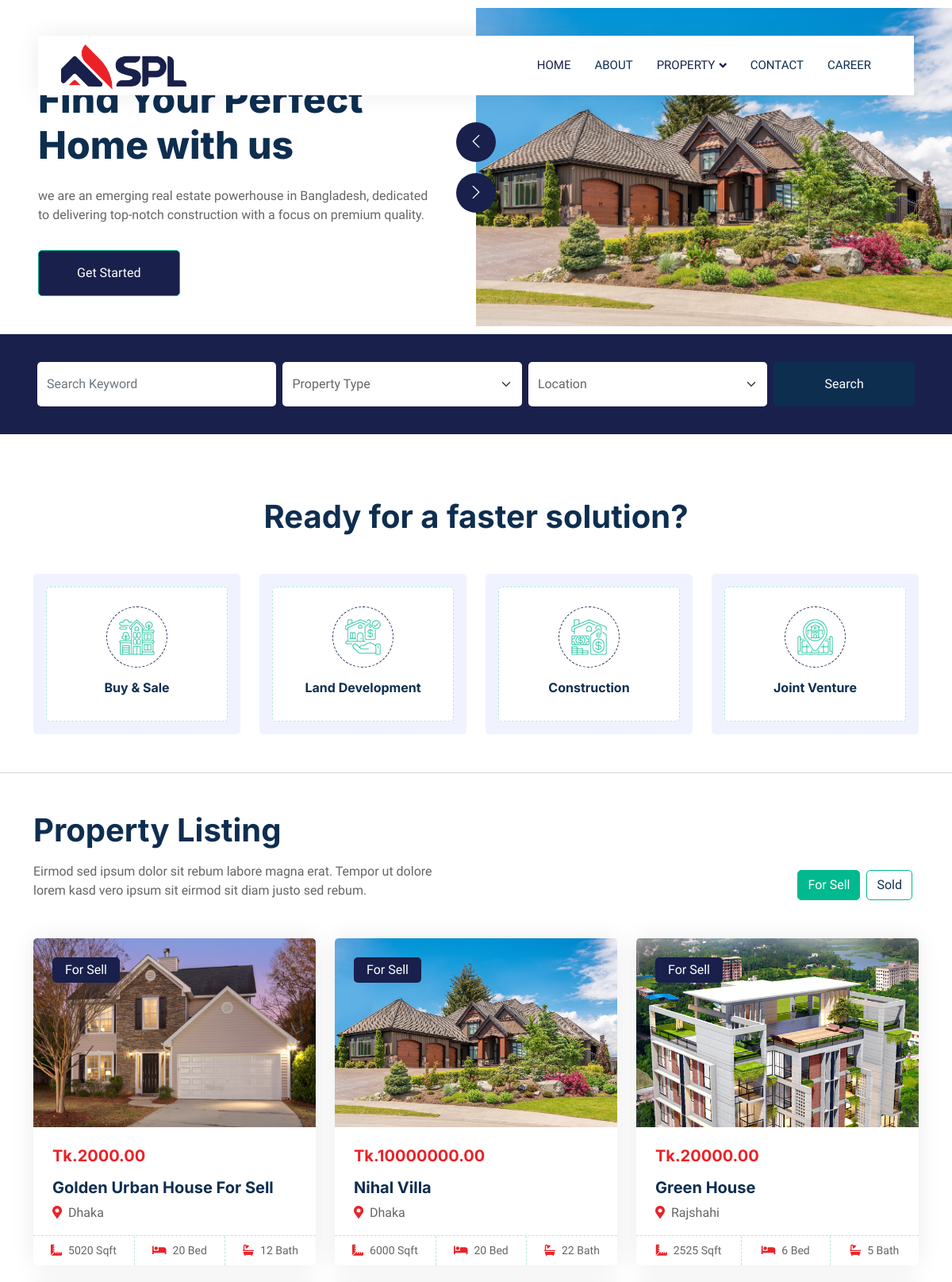
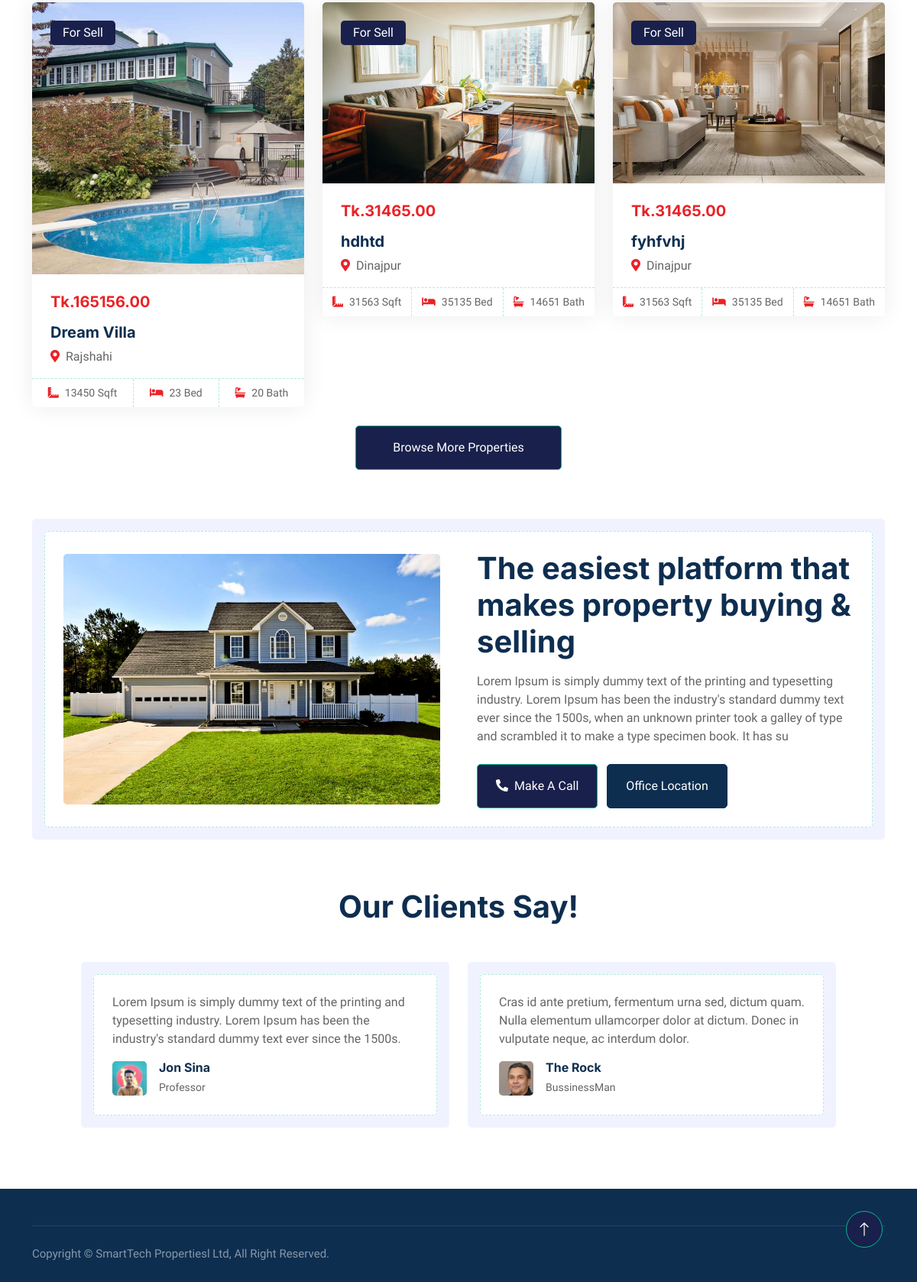
The page / on the database its author committed (2 pictures, top to bottom).
### properties/models.py (models this page shows, shortened)
class Home_Header(models.Model):
    title = models.CharField(max_length=255)
    subtitle = models.TextField()
    carousel_images = models.ManyToManyField('Home_HeaderImage')

class Home_HeaderImage(models.Model):
    image = models.ImageField(upload_to='header_images')

class Property(models.Model):
    PROPERTY_TYPES = [
        ('sell', 'For Sell'),
        ('sold', 'Sold'),
    ]
    title = models.CharField(max_length=100)
    property_type = models.CharField(max_length=4, choices=PROPERTY_TYPES, default='sell')
    price = models.DecimalField(max_digits=10, decimal_places=2)
    location = models.CharField(max_length=255)
    image = models.ImageField(upload_to='property_images/')
    size_sqft = models.IntegerField()
    bedrooms = models.IntegerField()
    bathrooms = models.IntegerField()

class Home_CallToAction(models.Model):
    image = models.ImageField(upload_to='cta_images')
    title = models.CharField(max_length=255)
    description = models.TextField(max_length=255)

class Home_Testimonial(models.Model):
    text = models.TextField(max_length=200)
    author_name = models.CharField(max_length=255)
    author_designation = models.CharField(max_length=255)
    author_image = models.ImageField(upload_to='testimonial_images')

### properties/views.py (the view)
# urls.py: path('', views.home, name="home"),
def home(request):
    header = Home_Header.objects.first()
    header_images = Home_HeaderImage.objects.all()
    properties = Property.objects.all()
    call_to_action = Home_CallToAction.objects.first()
    testimonials = Home_Testimonial.objects.all()
    for_sell_properties = properties.filter(property_type='sell')[:6]
    additional_sell_properties = properties.filter(property_type='sell')[6:]
    sold_properties = properties.filter(property_type='sold')[:6]
    unique_location_dicts = Property.objects.values('location').distinct()
    unique_locations = [loc['location'] for loc in unique_location_dicts]
    title = request.GET.get('title', '')
    property_type = request.GET.get('property_type', '')
    location = request.GET.get('location', '')
    try:
        if title or property_type or location:
            search_input = True
        else:
            search_input = False
        if title:
            properties = properties.filter(title__icontains=title)
        if property_type:
            properties = properties.filter(property_type=property_type)
        if location:
            properties = properties.filter(location__icontains=location)
    except Exception as e:
        print(f"Error while filtering properties: {e}")
    for_sell_properties = properties.filter(property_type='sell')[:6]
    additional_sell_properties = properties.filter(property_type='sell')[6:]
    sold_properties = properties.filter(property_type='sold')[:6]
    context = {
        'header': header,
        'header_images': header_images,
        'for_sell_properties': for_sell_properties,
        'additional_sell_properties': additional_sell_properties,
        'sold_properties': sold_properties,
        'call_to_action': call_to_action,
        'testimonials': testimonials,
        'unique_locations': unique_locations,
        'search_input': search_input,
        'search_title': title,
        'search_property_type': property_type,
        'search_location': location,
    }
    return render(request, 'properties/home.html', context)

### properties/templates/properties/home.html (shortened to what this page needs)
{% extends "properties/base.html" %}
{% block body %}
{% load static %}
    <div class="container-fluid header bg-white p-0">
        <div class="row g-0 align-items-center flex-column-reverse flex-md-row">
            <div class="col-md-6 p-5 mt-lg-5">
                <h1 class="display-5 animated fadeIn mb-4">{{ header.title }}</h1>
                <p class="animated fadeIn mb-4 pb-2">{{ header.subtitle }}</p>
                <a href="{% url 'contact' %}" class="btn btn-primary py-3 px-5 me-3 animated fadeIn">Get Started</a>
            </div>
            <div class="col-md-6 animated fadeIn">
                <div class="owl-carousel header-carousel">
                    {% for image in header.carousel_images.all %}
                    <div class="owl-carousel-item">
                        <img class="img-fluid" src="{{ image.image.url }}" alt="{{ image.alt_text }}">
                    </div>
                    {% endfor %}
                </div>
            </div>
        </div>
    </div>
     <div class="container-fluid bg-primary mb-5 wow fadeIn" data-wow-delay="0.1s" style="padding: 35px;">
        <div class="container">
            <form method="GET" action="{% url 'home' %}">
                <div class="row g-2">
                    <div class="col-md-10">
                            <div class="row g-2">
                                <div class="col-md-4">
                                    <input type="text" class="form-control border-0 py-3" placeholder="Search Keyword" name="title">
                                </div>
                                <div class="col-md-4">
                                    <select class="form-select border-0 py-3" name="property_type">
                                        <option value="" selected>Property Type</option>
                                    </select>
                                </div>
                                <div class="col-md-4">
                                    <select class="form-select border-0 py-3" name="location">
                                        <option value="" selected>Location</option>
                                    </select>
                                </div>
                            </div>
                    </div>
                    <div class="col-md-2">
                        <button class="btn btn-dark border-0 w-100 py-3">Search</button>
                    </div>
                </div>
            </form>
        </div>
    </div>
    <div class="container-xxl py-5">
        <div class="container">
            <div class="text-center mx-auto mb-5 wow fadeInUp" data-wow-delay="0.1s" style="max-width: 600px;">
                <h1 class="mb-3">Ready for a faster solution?</h1>
            </div>
            <div class="row g-4">
                <div class="col-lg-3 col-sm-6 wow fadeInUp" data-wow-delay="0.1s">
                    <a class="cat-item d-block bg-light text-center rounded p-3" href="">
                        <div class="rounded p-4">
                            <div class="icon mb-3">
                                <img class="img-fluid" src={% static "img/icon-apartment.png"%} alt="Icon">
                            </div>
                            <h6>Buy & Sale</h6>
                        </div>
                    </a>
                </div>
                <div class="col-lg-3 col-sm-6 wow fadeInUp" data-wow-delay="0.3s">
                    <a class="cat-item d-block bg-light text-center rounded p-3" href="">
                        <div class="rounded p-4">
                            <div class="icon mb-3">
                                <img class="img-fluid" src={% static "img/icon-villa.png"%} alt="Icon">
                            </div>
                            <h6>Land Development</h6>
                        </div>
                    </a>
                </div>
                <div class="col-lg-3 col-sm-6 wow fadeInUp" data-wow-delay="0.5s">
                    <a class="cat-item d-block bg-light text-center rounded p-3" href="">
                        <div class="rounded p-4">
                            <div class="icon mb-3">
                                <img class="img-fluid" src={% static "img/icon-house.png"%} alt="Icon">
                            </div>
                            <h6>Construction</h6>
                        </div>
                    </a>
                </div>
                <div class="col-lg-3 col-sm-6 wow fadeInUp" data-wow-delay="0.7s">
                    <a class="cat-item d-block bg-light text-center rounded p-3" href="">
                        <div class="rounded p-4">
                            <div class="icon mb-3">
                                <img class="img-fluid" src={% static "img/icon-housing.png"%} alt="Icon">
                            </div>
                            <h6>Joint Venture</h6>
                        </div>
                    </a>
                </div>
            </div>
        </div>
    </div>
    <hr>
<div class="container-xxl py-5">
    <div class="container">
        <div class="row g-0 gx-5 align-items-end">
            <div class="col-lg-6">
                <div class="text-start mx-auto mb-5 wow slideInLeft" data-wow-delay="0.1s">
                    <h1 class="mb-3">Property Listing</h1>
                    <p>Eirmod sed ipsum dolor sit rebum labore magna erat. Tempor ut dolore lorem kasd vero ipsum sit eirmod sit diam justo sed rebum.</p>
                </div>
            </div>
            <div class="col-lg-6 text-start text-lg-end wow slideInRight" data-wow-delay="0.1s">
                <ul class="nav nav-pills d-inline-flex justify-content-end mb-5">
                    <li class="nav-item me-2">
                        <a class="btn btn-outline-primary active" data-bs-toggle="pill" href="#tab-1">For Sell</a>
                    </li>
                    <li class="nav-item me-2">
                        <a class="btn btn-outline-primary" data-bs-toggle="pill" href="#tab-2">Sold</a>
                    </li>
                </ul>
            </div>
        </div>
        <div class="tab-content">
            <div id="tab-1" class="tab-pane fade show p-0 active">
                <div class="row g-4" id="property-list">
                    {% for property in for_sell_properties %}
                    <div class="col-lg-4 col-md-6 wow fadeInUp" data-wow-delay="0.1s">
                        <div class="property-item rounded overflow-hidden">
                            <div class="position-relative overflow-hidden">
                                <a href="{% url 'property_detail' property.id %}">
                                    <img class="img-fluid" src="{{ property.image.url }}" alt="">
                                </a>
                                <div class="bg-primary rounded text-white position-absolute start-0 top-0 m-4 py-1 px-3">
                                    For Sell
                                </div>
                            </div>
                            <div class="p-4 pb-0">
                                <h5 class="text-primary mb-3">Tk.{{ property.price }}</h5>
                                <a class="d-block h5 mb-2" href="{% url 'property_detail' property.id %}">{{ property.title }}</a>
                                <p><i class="fa fa-map-marker-alt text-primary me-2"></i>{{ property.location }}</p>
                            </div>
                            <div class="d-flex border-top">
                                <small class="flex-fill text-center border-end py-2"><i class="fa fa-ruler-combined text-primary me-2"></i>{{ property.size_sqft }} Sqft</small>
                                <small class="flex-fill text-center border-end py-2"><i class="fa fa-bed text-primary me-2"></i>{{ property.bedrooms }} Bed</small>
                                <small class="flex-fill text-center py-2"><i class="fa fa-bath text-primary me-2"></i>{{ property.bathrooms }} Bath</small>
                            </div>
                        </div>
                    </div>
                    {% endfor %}
                </div>
                {% if additional_sell_properties %}
                <div class="col-12 text-center">
                    <button id="browse-more-btn" class="btn btn-primary py-3 px-5 mt-4">Browse More Properties</button>
                </div>
                {% endif %}
            </div>
        </div>
    </div>
</div>
    <div class="container-xxl py-5">
        <div class="container">
            <div class="bg-light rounded p-3">
                <div class="bg-white rounded p-4" style="border: 1px dashed rgba(0, 185, 142, .3)">
                    <div class="row g-5 align-items-center">
                        <div class="col-lg-6 wow fadeIn" data-wow-delay="0.1s">
                            <img class="img-fluid rounded w-100" src="{{  call_to_action.image.url }}" alt="">
                        </div>
                        <div class="col-lg-6 wow fadeIn" data-wow-delay="0.5s">
                            <div class="mb-4">
                                <h1 class="mb-3">{{ call_to_action.title }}</h1>
                                <p>{{ call_to_action.description }}</p>
                            </div>
                            <a href="tel:+8801711251505" class="btn btn-primary py-3 px-4 me-2"><i class="fa fa-phone-alt me-2"></i>Make A Call</a>
                            <a href="https://maps.app.goo.gl/yp96Fv7FaGauhRNE9" class="btn btn-dark py-3 px-4" target="_blank">Office Location</a>
                        </div>
                    </div>
                </div>
            </div>
        </div>
    </div>
<div class="container-xxl py-5">
    <div class="container">
        <div class="text-center mx-auto mb-5 wow fadeInUp" data-wow-delay="0.1s" style="max-width: 600px;">
            <h1 class="mb-3">Our Clients Say!</h1>
        </div>
        <div class="owl-carousel testimonial-carousel wow fadeInUp" data-wow-delay="0.1s">
            {% for testimonial in testimonials %}
                <div class="testimonial-item bg-light rounded p-3">
                    <div class="bg-white border rounded p-4">
                        <p>{{ testimonial.text }}</p>
                        <div class="d-flex align-items-center">
                            <img class="img-fluid flex-shrink-0 rounded" src="{{ testimonial.author_image.url }}" style="width: 45px; height: 45px;">
                            <div class="ps-3">
                                <h6 class="fw-bold mb-1">{{ testimonial.author_name }}</h6>
                                <small>{{ testimonial.author_designation }}</small>
                            </div>
                        </div>
                    </div>
                </div>
            {% endfor %}
        </div>
    </div>
</div>
{% endblock %}

### properties/static/css/style.css (style rules this page uses)
:root { --primary: #19204B; --secondary: #FF6922; --light: #EFFDF5; --dark: #0E2E50; }
.btn { transition: .5s; }
.btn.btn-primary, .btn.btn-secondary { color: #FFFFFF; }
@media (min-width: 992px) { .header { margin-top: -120px; } }
.icon { padding: 15px; display: inline-flex; align-items: center; justify-content: center; background: #FFFFFF !important; border-radius: 50px; border: 1px dashed var(--primary) !important; }
.cat-item div { background: #FFFFFF; border: 1px dashed rgba(0, 185, 142, .3); transition: .5s; }
.cat-item div * { transition: .5s; }
.nav-pills .nav-item .btn { color: var(--dark); }
.nav-pills .nav-item .btn:hover, .nav-pills .nav-item .btn.active { color: #FFFFFF; }
.property-item { box-shadow: 0 0 30px rgba(0, 0, 0, .08); }
.property-item img { transition: .5s; }
.property-item .border-top { border-top: 1px dashed rgba(0, 185, 142, .3) !important; }
.property-item .border-end { border-right: 1px dashed rgba(0, 185, 142, .3) !important; }
.testimonial-carousel { padding-left: 1.5rem; padding-right: 1.5rem; }
@media (min-width: 576px) { .testimonial-carousel { padding-left: 4rem; padding-right: 4rem; } }
.testimonial-carousel .testimonial-item .border { border: 1px dashed rgba(0, 185, 142, .3) !important; }

### rows shown on the page
Home_Header: title "Find Your Perfect Home with us", subtitle "we are an emerging real estate powerhouse in Bangladesh, dedicated to delivering top-notch construction with a focus on premium quality."
Home_HeaderImage: image (picture)
Property: image (picture), price "2000.00", title "Golden Urban House For Sell", location "Dhaka", size_sqft "5020", bedrooms "20", bathrooms "12"
Property: image (picture), price "10000000.00", title "Nihal Villa", location "Dhaka", size_sqft "6000", bedrooms "20", bathrooms "22"
Property: image (picture), price "20000.00", title "Green House", location "Rajshahi", size_sqft "2525", bedrooms "6", bathrooms "5"
Property: image (picture), price "165156.00", title "Dream Villa", location "Rajshahi", size_sqft "13450", bedrooms "23", bathrooms "20"
Property: image (picture), price "31465.00", title "hdhtd", location "Dinajpur", size_sqft "31563", bedrooms "35135", bathrooms "14651"
Property: image (picture), price "31465.00", title "fyhfvhj", location "Dinajpur", size_sqft "31563", bedrooms "35135", bathrooms "14651"
Home_CallToAction: image (picture), title "The easiest platform that makes property buying & selling", description "Lorem Ipsum is simply dummy text of the printing and typesetting industry. Lorem Ipsum has been the industry's standard dummy text ever since the 1500s, when an unknown printer took a galley of type and scrambled it to make a type specimen book. It has su"
Home_Testimonial: text "Lorem Ipsum is simply dummy text of the printing and typesetting industry. Lorem Ipsum has been the industry's standard dummy text ever since the 1500s.", author_image (picture), author_name "Jon Sina", author_designation "Professor"
Home_Testimonial: text "Cras id ante pretium, fermentum urna sed, dictum quam. Nulla elementum ullamcorper dolor at dictum. Donec in vulputate neque, ac interdum dolor.", author_image (picture), author_name "The Rock", author_designation "BussinessMan"
